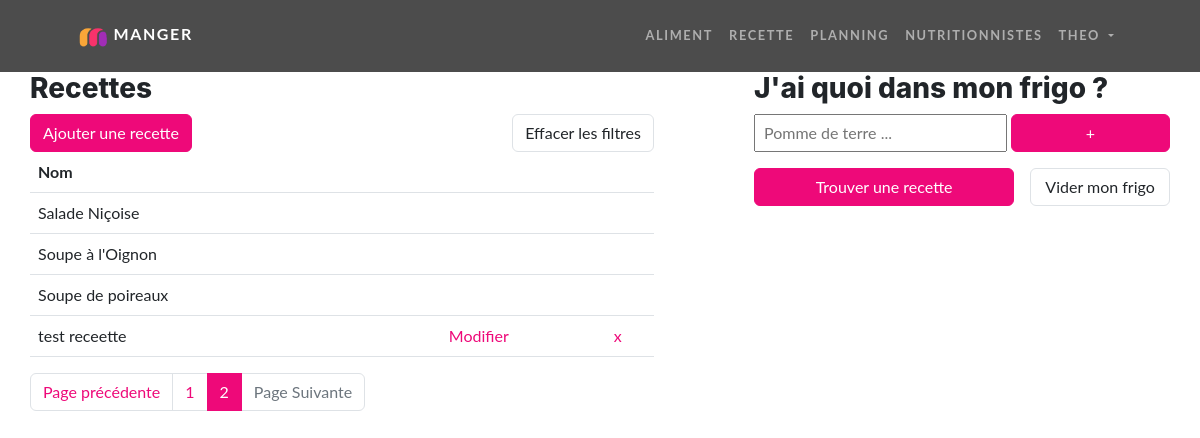
The app's page /recette?page=2 (signed in) with its own data.
### tables this page shows
CREATE TABLE IF NOT EXISTS `recette` (
  `id` varchar(13) NOT NULL,
  `nom` varchar(255) NOT NULL,
  `description` varchar(1000) DEFAULT NULL,
  `id_utilisateur` int NOT NULL,
  PRIMARY KEY (`id`),
  KEY `fk_utilisateur` (`id_utilisateur`)
);

### src/Controllers/Controller.php (called while the page is built, shortened)
<?php
abstract class Controller {
    function render (string $fichier, array $donnees = [], string $template = 'default.php') {
        extract($donnees);
        require_once ROOT . '/Views/' . $fichier;
    }
    function secure($string) {
        return htmlspecialchars(strip_tags($string));
    }
}

### src/Controllers/RecetteController.php (called while the page is built, shortened)
<?php
class RecetteController extends Controller {
    public function index() {
        $recetteModel = new RecetteModel();
        $recettesParPage = 10;
        if(isset($_GET['page']) && !empty($_GET['page'])) {
            $pageActuelle = (int) $this->secure($_GET['page']);
        }else{
            $pageActuelle = 1;
        }
        if (isset($_POST['aliments']) && is_array($_POST['aliments']) || isset($_COOKIE['r'])) {
            if(isset($_POST['aliments'])) {
                $alimentsFrigo = $_POST['aliments'];
                if($this->valideArrayNumeric($alimentsFrigo)) {
                    $recettes = $recetteModel->findByIdsAliments($alimentsFrigo);
                    setcookie('r', json_encode($recettes), time() + 3600, '/');
                }else{
                    header('Location: ' . WEBROOT . '/');
                    exit;
                }
            }else{
                $recettes = json_decode($_COOKIE['r']);
            }
            $nbRecette = count($recettes);
            $nbPage = ceil($nbRecette / $recettesParPage);
            if($pageActuelle > $nbPage) {
                $pageActuelle = $nbPage;
            }
            $premierItem = $pageActuelle * $recettesParPage - $recettesParPage;
            $recettes = array_slice($recettes, $premierItem, $premierItem + $recettesParPage);
        }else{
            $nbRecette = $recetteModel->countAllRecettes();
            $nbPage = ceil($nbRecette->nbRecette / $recettesParPage);
            $premierItem = $pageActuelle * $recettesParPage - $recettesParPage;
            $recettes = $recetteModel->findByLimits($premierItem, $recettesParPage);
        }
        $formAliments = new Form;
        $formAliments->ajoutInput('search', 'aliment', ['id' => 'monAliment', 'placeholder' => 'Pomme de terre ...' ,'autocomplete' => 'off', 'class' => 'ps-2', 'style' => 'width: 340px;'])
            ->ajoutBouton('+', ['id' => 'boutonAddFrigo', 'class' => 'btn btn-primary w-50']);
        $boutonTrouverRecettes = new Form;
        $boutonTrouverRecettes->debutForm('post', '#', ['id' => 'formFindRecette', 'class' => 'w-100'])
            ->ajoutBouton('Trouver une recette', ['id' => 'findRecette', 'type' => 'sumbit', 'class' => 'btn btn-primary w-100'])
            ->finForm();
        $btnEffacerFiltres = new Form;
        $btnEffacerFiltres->debutForm()
            ->ajoutInput('hidden', 'effacerFiltre')
            ->ajoutBouton('Effacer les filtres', ['type' => 'submit', 'class' => 'btn border'])
            ->finForm();
        $this->render('recette/index.php', [
            'recettes' => $recettes,
            'formAliments' => $formAliments->create(),
            'boutonTrouverRecettes' => $boutonTrouverRecettes->create(),
            'premierItem' => $premierItem,
            'pageActuelle' => $pageActuelle,
            'nbPage' => $nbPage,
            'btnEffacerFiltres' => $btnEffacerFiltres->create(),
        ]);
    }
}

### index.php (called while the page is built, shortened)
<?php
$app = new Main();
$app->start();

### src/Models/RecetteModel.php (called while the page is built, shortened)
<?php
class RecetteModel extends Model {
    public function __construct() {
        $this->table = 'recette';
    }
    public function countAllRecettes() {
        return $this->executeQuery('SELECT count(recette.id) AS nbRecette FROM ' . $this->table . ' WHERE id_utilisateur = -1 OR id_utilisateur = ' . $_SESSION['utilisateur']['id'])->fetch();
    }
    public function findByLimits(int $premierItem, int $nbItem) {
        $query = $this->executeQuery('SELECT * FROM ' . $this->table . ' WHERE id_utilisateur = -1 OR id_utilisateur = ' . $_SESSION['utilisateur']['id'] . ' ORDER BY nom LIMIT ' . $premierItem . ', ' . $nbItem);
        return $query->fetchAll();
    }
}

### src/Core/Database.php (called while the page is built, shortened)
<?php
class Database extends PDO {
    private static $instance;
    private function __construct() {
        $_dsn = 'mysql:dbname=' .  $_ENV['DBNAME'] .  ';host=' . $_ENV['DBHOST'];
    }
    public static function getInstance():self {
        if(self::$instance === null) {
            self::$instance = new self();
        }
        return self::$instance;
    }
}

### src/Models/Model.php (called while the page is built, shortened)
<?php
class Model extends Database {
    public function executeQuery(string $sql, array $attributs = null){
        $this->db = Database::getInstance();
        if($attributs !== null) {
            $query = $this->db->prepare($sql);
            $query->execute($attributs);
            return $query;
        }else{
            return $this->db->query($sql);
        }
    }
}

### Views/recette/index.php (the view, shortened to what this page needs)
<head>
    <link href="/public/css/recettes.css" rel="stylesheet">
</head>
<main>
    <div class="recettes-list">
        <section class="col-12">
            <h3>Recettes</h3>
            <div class="d-flex justify-content-between">
                <a href="recette/ajoutermodifier" class="btn btn-primary text-decoration-none">Ajouter une recette</a>
                <?= $btnEffacerFiltres ?>
            </div>
            <table class="table">
                <thead>
                    <th>Nom</th>
                    <th></th>
                    <th></th>
                </thead>
                <tbody>
                    <?php foreach ($recettes as $recette) : ?>
                        <tr class="ligne-recette" onclick="window.location='recette/lire/<?= $recette->id ?>'">
                            <td><?= $recette->nom ?></td>
                            <td>
                                <?php if($recette->id_utilisateur == $_SESSION['utilisateur']['id']): ?>
                                    <a href="recette/ajoutermodifier/<?= $recette->id ?>" class="text-decoration-none ps-3 pe-3 pb-1 position-relative start-50 hover">Modifier</a>
                                <?php endif ?>
                            </td>
                            <td>
                                <?php if($recette->id_utilisateur == $_SESSION['utilisateur']['id']): ?>
                                    <a href="recette/supprimer/<?= $recette->id ?>" class="text-decoration-none ps-3 pe-3 pb-1 position-relative start-50 hover">x</a>
                                <?php endif ?>
                            </td>
                        </tr>
                    <?php endforeach ?>
                </tbody>
            </table>
            <nav>
                <ul class="pagination">
                    <li class="page-item <?= ($pageActuelle == 1) ? "disabled" : "" ?>">
                        <a href="?page=<?= $pageActuelle - 1 ?>" class="page-link">Page précédente</a>
                    </li>
                    <?php for ($page = 1; $page <= $nbPage; $page++) : ?>
                        <li class="page-item <?= ($pageActuelle == $page) ? "active" : "" ?>">
                            <a href="?page=<?= $page ?>" class="page-link"><?= $page ?></a>
                        </li>
                    <?php endfor ?>
                    <li class="page-item">
                        <a href="?page=<?= $pageActuelle + 1 ?>" class="page-link <?= ($pageActuelle == $nbPage) ? "disabled" : "" ?>">Page Suivante</a>
                    </li>
                </ul>
            </nav>
        </section>
    </div>
    <div class="frigo">
        <h3>J'ai quoi dans mon frigo ?</h3>
        <div class="d-flex gap-1"><?= $formAliments ?></div>
        <div class="d-flex mt-3 mb-3 gap-3">
            <?= $boutonTrouverRecettes ?>
            <button id="viderFrigo" type="" class="btn border w-50">Vider mon frigo</button>
        </div>
    </div>
</main>

### public/css/recettes.css (style rules this page uses)
main { display: flex; padding: 0 30px; }
.recettes-list { width: 60%; }
.ligne-recette { cursor: pointer; }
.frigo { width: 40%; margin-left: 100px; }

### records on screen
recette: nom "Salade Niçoise"
recette: nom "Soupe à l'Oignon"
recette: nom "Soupe de poireaux"
recette: nom "test receette"

### other values on screen
$_SESSION['utilisateur']['nom_utilisateur'] "THEO"
$texte "Effacer les filtres + Trouver une recette"
